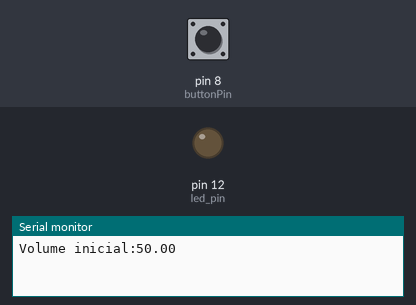
The sketch below on a simulated Arduino Uno, built with avr-gcc and run on an emulated ATmega328P. On the bench: output pins drawn as LEDs (lit = HIGH), the last lines printed to the serial monitor. The inputs (shaded band) are chosen by the test bench; at power-on: pin 8 (buttonPin) LOW.

Above: at 1.2 s.
1.3 s: pin 8 (buttonPin) pulled HIGH for 3.2 s
At 4.9 s:
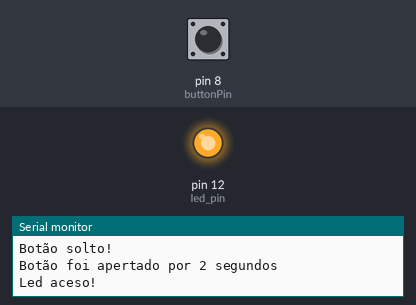
Timing chart, 0 to 6.4 s (numbered marks = the images above; inputs shaded):
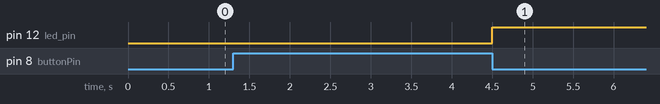

Measured:
- after the input at 1.3 s, pin 12 (led_pin): LOW → HIGH after 3.2 s

The sketch:

buttonPress.ino
```cpp
#define led_pin 12
#define buttonPin 8

// Variávies do temporizador do botão
int startPressed = 0;
int endPressed = 0;
int holdTime = 0;
int idleTime = 0;
int buttonState = 0;
int lastButtonState = 0;
int led = 0;

// Variáveis do sistema:
float vol = 0;
int i = 0;

void setup() {
  pinMode(led_pin, OUTPUT);
  pinMode(buttonPin, INPUT);
  Serial.begin(9600);
}

void loop() {
  buttonState = digitalRead(buttonPin);

  if(i == 0){
    vol = 50.00;
    Serial.print("Volume inicial:" );
    Serial.println(vol);
    i = 1;
  }

  if(buttonState != lastButtonState) {
    if(digitalRead(buttonPin) == HIGH){
      Serial.println("Botão apertado!");
    } else{
      Serial.println("Botão solto!\n");
    }
    updateState();
  }

  lastButtonState = buttonState;
}

// Temporizador de botões e estados da MEF:
void updateState() {
  if (buttonState == HIGH){
    startPressed = millis();
    idleTime = startPressed - endPressed;

  } else {
    endPressed = millis();
    holdTime = endPressed - startPressed;

    if (holdTime >=2000 && holdTime < 5000){
      Serial.println("Botão foi apertado por 2 segundos");
      digitalWrite(led_pin, HIGH);
      Serial.println("Led aceso!\n");
    }

    if (holdTime >= 30000){
      Serial.println("Botão foi apertado por 30 segundos");
      Serial.println("Volume medido zerado.");
      vol = 0;
      Serial.println(vol);
    }
  }
}
```
